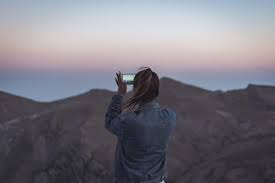
#> input picture resources/images.jpg, 275 x 183 px
$ python 'chapter 5.py'
#> lines starting #> are read from the running program, lines starting #| are printed output that depends on the picture; after the words box and inside, x2 and y2 are one past the last pixel; in counts of white or black regions, pixels touching at a corner belong together
import cv2
import numpy as np


def empty():
    pass

path = "resources/images.jpg"
cv2.namedWindow("Trackbars")
cv2.resizeWindow("Trackbars",640,240)
cv2.createTrackbar("hue min ","Trackbars",0,170,empty)
cv2.createTrackbar("hue max ","Trackbars",179,170,empty)
cv2.createTrackbar("sat min ","Trackbars",0,255,empty)
cv2.createTrackbar("sat max ","Trackbars",255,255,empty)
cv2.createTrackbar("val min ","Trackbars",0,255,empty)
cv2.createTrackbar("val max ","Trackbars",180,255,empty)


while True:
    img = cv2.imread(path)
#> img is the input picture: shape (183, 275, 3); mean B, G, R 127, 117.8, 119.3
    imgHsv = cv2.cvtColor(img , cv2.COLOR_BGR2HSV)
#> imgHsv: shape (183, 275, 3); mean H, S, V 116.4, 33.6, 129.5
    h_min = cv2.getTrackbarPos("hue min ","Trackbars")
    h_max = cv2.getTrackbarPos("hue max ", "Trackbars")
    s_min = cv2.getTrackbarPos("sat min ", "Trackbars")
    s_max = cv2.getTrackbarPos("sat max ", "Trackbars")
    v_min = cv2.getTrackbarPos("val min ", "Trackbars")
    v_max = cv2.getTrackbarPos("val max ", "Trackbars")
    lower = np.array([h_min,s_min,v_min])
    uper = np.array([h_max,s_max,v_max])
    mask = cv2.inRange(imgHsv , lower,uper)
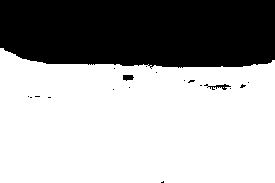
#> mask: shape (183, 275); 64.7% white; 19 black regions (16 under 20 px), largest, box (x1, y1, x2, y2) and area: (0, 0, 275, 69) 17601, (204, 84, 231, 90) 67, (123, 75, 134, 81) 52
    # by this function we are masking like whatever in the while will be masked and whatever in the black is masked out so just for reference  i had put the 180 in hmax
    # to get that masked image from the original image this is the following code


    imgresult  = cv2.bitwise_and(img , img , mask = mask)   #what it does is it will take two images and do and of both like where pixel is present in both the image then it will show that pixel or it will not showe the pixrl
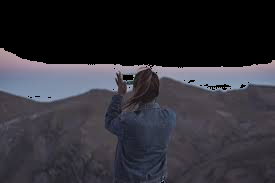
#> imgresult: shape (183, 275, 3); mean B, G, R 55.7, 48.4, 49.3


    # [4 lines of commented-out code are left out]

    def stackImages(scale,imgArray):
#> called with scale = 0.6
        rows = len(imgArray)
        cols = len(imgArray[0])
        rowsAvailable = isinstance(imgArray[0], list)
        width = imgArray[0][0].shape[1]
        height = imgArray[0][0].shape[0]
        if rowsAvailable:
            for x in range ( 0, rows):
                for y in range(0, cols):
                    if imgArray[x][y].shape[:2] == imgArray[0][0].shape [:2]:
                        imgArray[x][y] = cv2.resize(imgArray[x][y], (0, 0), None, scale, scale)
                    else:
                        imgArray[x][y] = cv2.resize(imgArray[x][y], (imgArray[0][0].shape[1], imgArray[0][0].shape[0]), None, scale, scale)
                    if len(imgArray[x][y].shape) == 2: imgArray[x][y]= cv2.cvtColor( imgArray[x][y], cv2.COLOR_GRAY2BGR)
            imageBlank = np.zeros((height, width, 3), np.uint8)
            hor = [imageBlank]*rows
            hor_con = [imageBlank]*rows
            for x in range(0, rows):
                hor[x] = np.hstack(imgArray[x])
            ver = np.vstack(hor)
        else:
            for x in range(0, rows):
                if imgArray[x].shape[:2] == imgArray[0].shape[:2]:
                    imgArray[x] = cv2.resize(imgArray[x], (0, 0), None, scale, scale)
                else:
                    imgArray[x] = cv2.resize(imgArray[x], (imgArray[0].shape[1], imgArray[0].shape[0]), None,scale, scale)
                if len(imgArray[x].shape) == 2: imgArray[x] = cv2.cvtColor(imgArray[x], cv2.COLOR_GRAY2BGR)
            hor= np.hstack(imgArray)
            ver = hor
        return ver


    imagstacked = stackImages(0.6,([img , imgHsv],[mask,imgresult]))
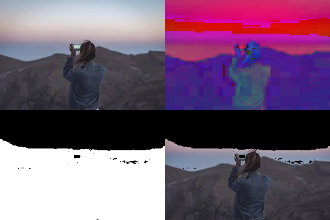
#> imagstacked: shape (220, 330, 3); mean B, G, R 116, 91.1, 115.7
    cv2.imshow("image stacked" , imagstacked)


    cv2.waitKey(1)
